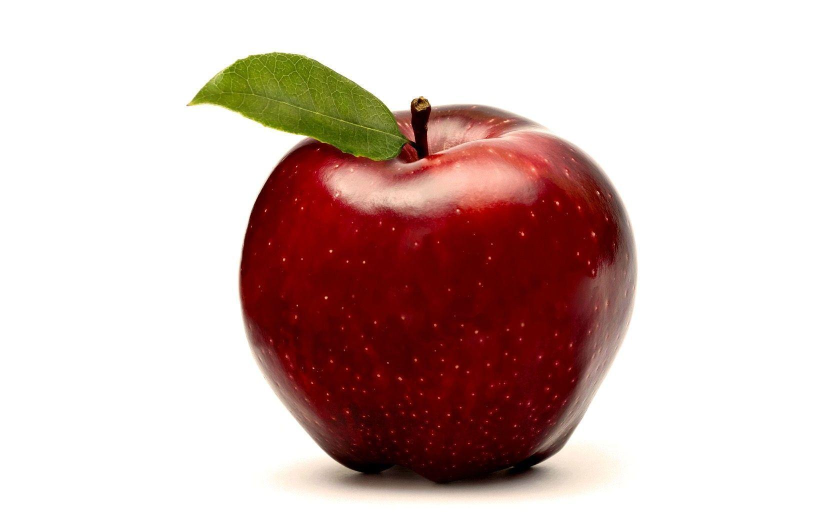
#> input picture red apple fruit/Image_1.jpg, 1680 x 1050 px, found by its file name (shown at 1/2 size); its folder holds only this picture in this run
$ jupyter execute --allow-errors 'Project_Minor_ML_(Ayeman_Fatima).ipynb'   (shell and % lines are left out)
#> lines starting #> are read from the running program, lines starting #| are printed output that depends on the picture
<a href="https://colab.research.google.com/github/Ayeman985/Mini-project/blob/main/Project_Minor_ML_(Ayeman_Fatima).ipynb" target="_parent"></a>

[cell 1]
import bing_image_downloader

[cell 2]
from bing_image_downloader import downloader
downloader.download('red apple fruit', limit=20,  output_dir='images', adult_filter_off=True, force_replace=False, timeout=60)
#> (this line was passed over: bing_image_downloader is not available in this run)

[cell 3]
from bing_image_downloader import downloader
downloader.download('watermelon fruit', limit=20,  output_dir='images', adult_filter_off=True, force_replace=False, timeout=60)
#> (this line was passed over: bing_image_downloader is not available in this run)
#> further down, img_array is the input picture: shape (1050, 1680, 3); mean R, G, B 212.6, 190.2, 186.3
#> `img_resized = resize(img_array,(150,150,3))`:
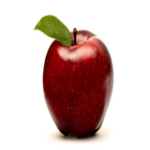
#> img_resized: shape (150, 150, 3) float64; mean R, G, B 0.834, 0.746, 0.731

[cell 4]
import pandas as pd
import numpy as np
from skimage.transform import resize
from skimage.io import imread
import matplotlib.pyplot as plt
import os

target = []
images = []   # In matrix format
flat_data = []  # In vector format

DATADIR = '/content/images'
CATEGORIES = ['red apple fruit','watermelon fruit']

#> (the rest of this cell did not finish here and is left out)

[cell 5]
# Creating a dataframe
import pandas as pd
df = pd.DataFrame(flat_data)
#> df = table of 1 rows and 67500 columns
df['Target'] = target
df
#> Out = table of 1 rows and 67501 columns

[cell 6]
cd /content/drive/My Drive

[cell 7]
import numpy as np
import matplotlib.pyplot as plt
import pandas as pd

[cell 8]
apple=df['Target']=='0'
watermelon=df['Target']=='1'

[cell 9]
X = df.iloc[:, :-1].values
y = df.iloc[:, -1].values
#> y = [0]

[cell 10]
df
#> Out = table of 1 rows and 67501 columns

[cell 11]
X

[cell 12]
y
#> Out = [0]
